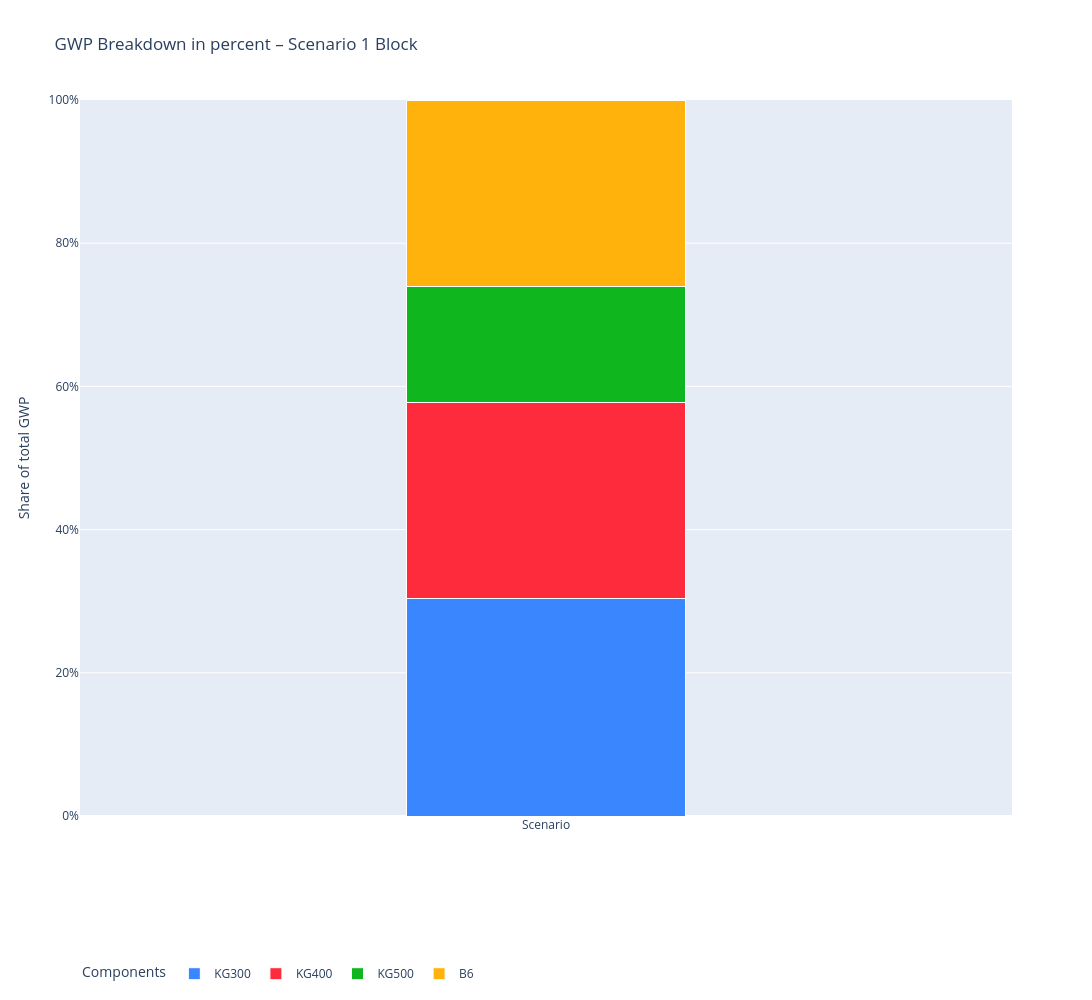

Notebook code cell kept with this figure:
### Code cell
# Percent

fig = go.Figure()

# KG300
fig.add_trace(go.Bar(
    x=["Scenario"],
    y=[GWP_S1_BW_pct["KG300"]],
    name="KG300",
    marker_color=kg_colors["KG300"],
    width=0.3,
    marker_line_color="white",
    marker_line_width=1
))

# KG400
fig.add_trace(go.Bar(
    x=["Scenario"],
    y=[GWP_S1_BW_pct["KG400"]],
    name="KG400",
    marker_color=kg_colors["KG400"],
    width=0.3,
    marker_line_color="white",
    marker_line_width=1
))


# KG500 
fig.add_trace(go.Bar(
    x=["Scenario"],
    y=[GWP_S1_BW_pct["KG500"]],
    name="KG500",
    marker_color=kg_colors["KG500"],
    width=0.3,
    marker_line_color="white",
    marker_line_width=1
))

# B6
fig.add_trace(go.Bar(
    x=["Scenario"],
    y=[GWP_S1_BW_pct["B6"]],
    name="B6",
    marker_color=kg_colors["B6"],
    width=0.3,
    marker_line_color="white",
    marker_line_width=1
))

fig.update_layout(
    barmode="stack",
    title="GWP Breakdown in percent – Scenario 1 Block",
    yaxis_title="Share of total GWP",
    legend_title="Components",
    height=1000,
    width=1100,
    legend=dict(orientation="h", y=-0.2),
    legend_traceorder="normal",
    yaxis=dict(
        tickformat=".0%",
        range=[0, 1]
    )
)

fig.show()

### Figure 1 — Plotly figure (JSON) as saved in the notebook; plotly's stock layout.template omitted (floating-point values rounded to 4 significant figures)
{"data": [{"marker": {"color": "#3A86FF", "line": {"color": "white", "width": 1}}, "name": "KG300", "type": "bar", "width": 0.3, "x": ["Scenario"], "y": [0.3037]}, {"marker": {"color": "#FD2B3B", "line": {"color": "white", "width": 1}}, "name": "KG400", "type": "bar", "width": 0.3, "x": ["Scenario"], "y": [0.2735]}, {"marker": {"color": "#10B61D", "line": {"color": "white", "width": 1}}, "name": "KG500", "type": "bar", "width": 0.3, "x": ["Scenario"], "y": [0.1627]}, {"marker": {"color": "#FFB20B", "line": {"color": "white", "width": 1}}, "name": "B6", "type": "bar", "width": 0.3, "x": ["Scenario"], "y": [0.2601]}], "layout": {"barmode": "stack", "height": 1000, "legend": {"orientation": "h", "title": {"text": "Components"}, "traceorder": "normal", "y": -0.2}, "title": {"text": "GWP Breakdown in percent – Scenario 1 Block"}, "width": 1100, "yaxis": {"range": [0, 1], "tickformat": ".0%", "title": {"text": "Share of total GWP"}}}}
